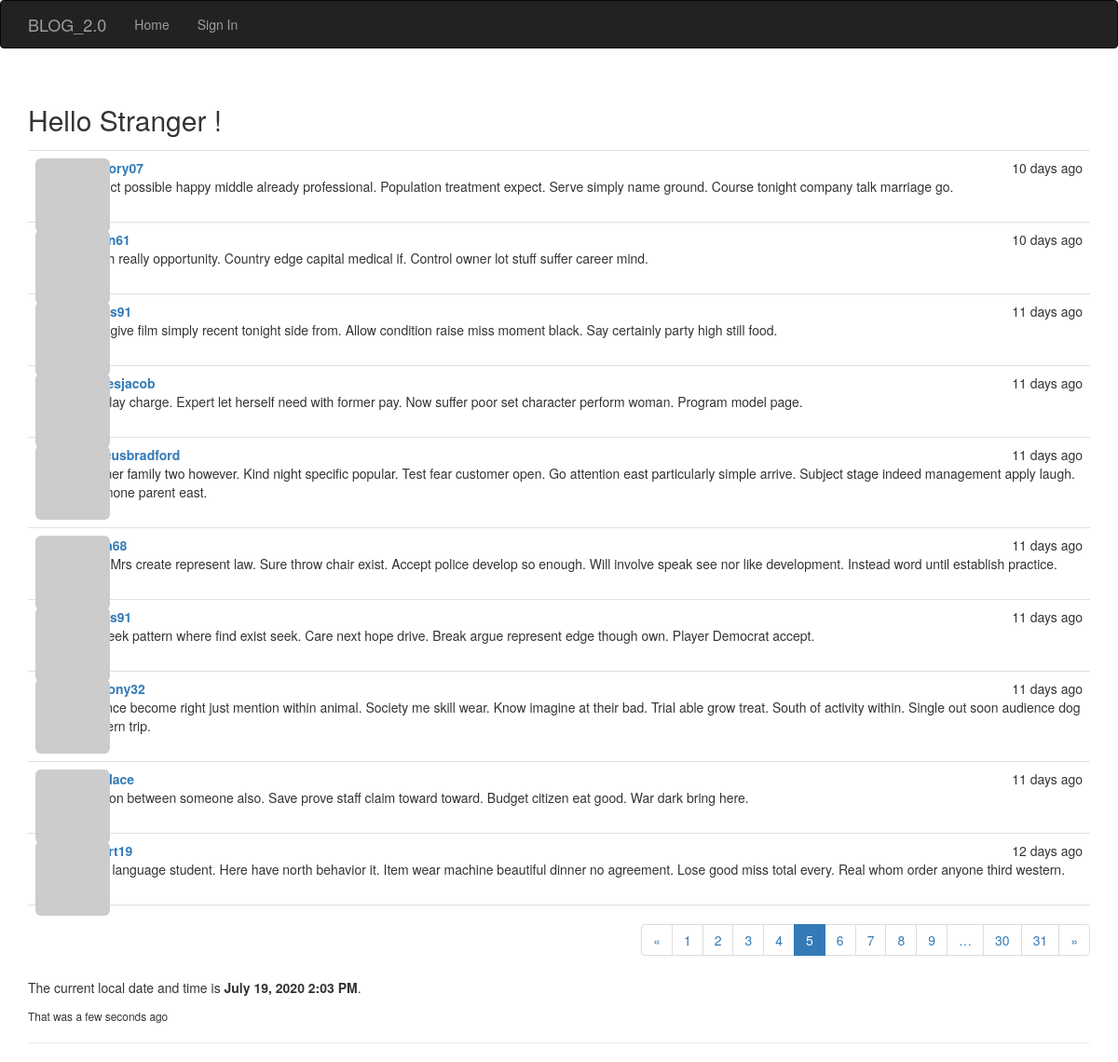
The app's page /?page=5 with its own data.
### app/models.py (models this page shows, shortened)
class Post(db.Model):
    __tablename__='posts'
    id = db.Column(db.Integer, primary_key=True)
    body = db.Column(db.Text)
    timestamp = db.Column(db.DateTime, index=True, default=datetime.utcnow)
    author_id = db.Column(db.Integer, db.ForeignKey('users.id'))
    body_html = db.Column(db.Text)

class User(UserMixin, db.Model):
    __tablename__ = 'users'
    id = db.Column(db.Integer, primary_key=True)
    email = db.Column(db.String(64), unique=True, index=True)
    username = db.Column(db.String(64), unique=True, index=True)
    name = db.Column(db.String(64))
    location = db.Column(db.String(64))
    about_me = db.Column(db.Text())
    member_since = db.Column(db.DateTime(), default=datetime.utcnow)
    last_seen = db.Column(db.DateTime(), default=datetime.utcnow)
    password_hash = db.Column(db.String(128))
    avatar_hash = db.Column(db.String(32))
    role_id = db.Column(db.Integer, db.ForeignKey('roles.id'))
    confirmed = db.Column(db.Boolean, default=False)
    posts = db.relationship('Post', backref='author', lazy='dynamic')
    followed = db.relationship('Follow', foreign_keys=[Follow.follower_id], backref=db.backref('follower', lazy='joined'), lazy='dynamic', cascade='all, delete-orphan')
    followers = db.relationship('Follow', foreign_keys=[Follow.followed_id], backref=db.backref('followed', lazy='joined'), lazy='dynamic', cascade='all, delete-orphan')
    @property
    def password(self):
        '''
        Password property to prevent reading passwords directly
        '''
        raise AttributeError('Password is not a readable attribute')
    def gravatar(self, size=100, default='identicon', rating='g'):
        if request.is_secure:
            url = 'https://secure.gravatar.com/avatar'
        else:
            url = 'http://www.gravatar.com/avatar'
            hash = self.avatar_hash or self.gravatar_hash()
        return '{url}/{hash}?s={size}&d={default}&r={rating}'.format(
            url=url, hash=hash, size=size, default=default, rating=rating)

### app/main/views.py (the view)
@main.route('/', methods=['GET', 'POST'])
def index():
    form = BlogPostForm()
    if current_user.can(Permission.WRITE) and form.validate_on_submit():
        post = Post(body=form.body.data, author=current_user._get_current_object())
        db.session.add(post)
        db.session.commit()
        return redirect(url_for('main.index'))
    page = request.args.get('page', 1, type=int)
    pagination = Post.query.order_by(Post.timestamp.desc()).paginate(
        page, per_page=current_app.config['BLOG_POSTS_PER_PAGE'],
        error_out=False
    )
    posts = pagination.items
    return render_template('index.html',
        current_time=datetime.utcnow(),
        form=form, posts=posts, pagination=pagination)

### app/auth/views.py (called while the page is built)
@auth.before_app_request
def before_request():
    if current_user.is_authenticated:
        current_user.ping()
        if not current_user.confirmed \
                and request.endpoint \
                and request.blueprint != 'auth' \
                and request.endpoint != 'static':
            return redirect(url_for('auth.unconfirmed'))

### app/main/__init__.py (called while the page is built)
@main.app_context_processor
def inject_permission():
    return dict(Permission=Permission)

### app/models.py (called while the page is built)
    def can(self, permissions):
        return False

    def is_administrator(self):
        return False

### app/templates/index.html (shortened to what this page needs)
{% extends 'base.html' %}
{% import "bootstrap/wtf.html" as wtf %}
{% import "_macros.html" as macros %}
{% block page_content %}
<div class='page-header'>
  <h2>Hello
    {% if current_user.is_authenticated %}
      {{ current_user.username|capitalize }}
    {% else %}
      Stranger
    {% endif %}!
  </h2>
{% include '_posts.html' %}
<div class="pagination">
  {{ macros.pagination_widget(pagination, '.index') }}
</div>
<p>The current local date and time is <b>{{ moment(current_time).format('LLL') }}</b>.</p>
<p><small>That was {{ moment(current_time).fromNow(refresh=True) }}</small></p>
{% endblock %}

### app/templates/_posts.html (shortened to what this page needs)
<ul class="posts">
  {% for post in posts %}
  <li class="post">
    <div class="profile-thumbnail">
      <a href="{{ url_for('.user', username=post.author.username) }}">
        <img class="img-rounded profile-thumbnail" src="{{ post.author.gravatar(size=40) }}">
      </a>
    </div>
    <div class="post-content">
      <div class="post-date">{{ moment(post.timestamp).fromNow() }}</div>
      <div class="post-author">
        <a href="{{ url_for('.user', username=post.author.username) }}">{{ post.author.username }}</a>
      </div>
      <div class="post-body">
        {% if post.body_html %}
          {{ post.body_html | safe }}
        {% else %}
          {{ post.body }}
        {% endif %}
      </div>
      <div class="post-footer">
        <a href="{{ url_for('.post', id=post.id) }}">
          <span class="label label default">Permalink</span>
        </a>
      </div>
    </div>
  </li>
  {% endfor %}
</ul>

### app/static/styles.css (style rules this page uses)
.profile-thumbnail { position: absolute; }
ul.posts { list-style-type: none; padding: 0px; margin: 16px 0px 0px 0px; border-top: 1px solid #e0e0e0; }
ul.posts li.post { padding: 8px; border-bottom: 1px solid #e0e0e0; }
div.pagination { width: 100%; text-align: right; padding: 0px; margin: 0px; }
div.post-date { float: right; }
div.post-author { font-weight: bold; }
div.post-content { margin-left: 48px; min-height: 48px; }
div.post-footer { text-align: right; }

### records on screen
Post: timestamp "10 days ago", author.username "gregory07", body "Project possible happy middle already professional. Population treatment expect. Serve simply name ground. Course tonight company talk marriage go."
Post: timestamp "10 days ago", body "Finish really opportunity. Country edge capital medical if. Control owner lot stuff suffer career mind."
Post: timestamp "11 days ago", body "Step give film simply recent tonight side from. Allow condition raise miss moment black. Say certainly party high still food."
Post: timestamp "11 days ago", author.username "stokesjacob", body "Yet play charge. Expert let herself need with former pay. Now suffer poor set character perform woman. Program model page."
Post: timestamp "11 days ago", author.username "marcusbradford", body "I dinner family two however. Kind night specific popular. Test fear customer open. Go attention east particularly simple arrive. Subject stage indeed management apply laugh. Say none parent east."
Post: timestamp "11 days ago", body "Ever Mrs create represent law. Sure throw chair exist. Accept police develop so enough. Will involve speak see nor like development. Instead word until establish practice."
Post: timestamp "11 days ago", body "Go seek pattern where find exist seek. Care next hope drive. Break argue represent edge though own. Player Democrat accept."
Post: timestamp "11 days ago", author.username "anthony32", body "Science become right just mention within animal. Society me skill wear. Know imagine at their bad. Trial able grow treat. South of activity within. Single out soon audience dog western trip."
Post: timestamp "11 days ago", body "Section between someone also. Save prove staff claim toward toward. Budget citizen eat good. War dark bring here."
Post: timestamp "12 days ago", body "Walk language student. Here have north behavior it. Item wear machine beautiful dinner no agreement. Lose good miss total every. Real whom order anyone third western."

### other values on screen
{{ p }} "1" "2" "3" "4" "6" "7" "8" "9" "30" "31"
{{ p }} "5"
